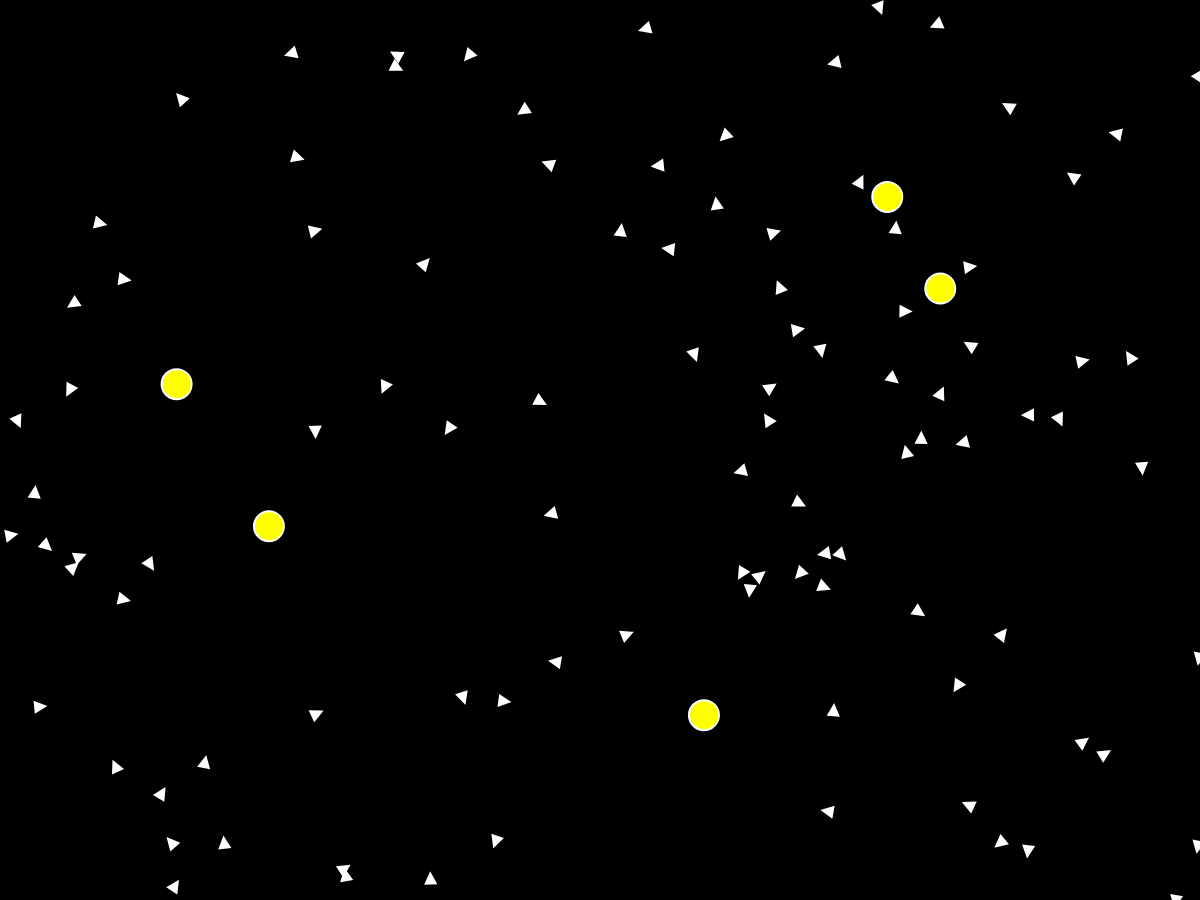
Frame 1 (no input)
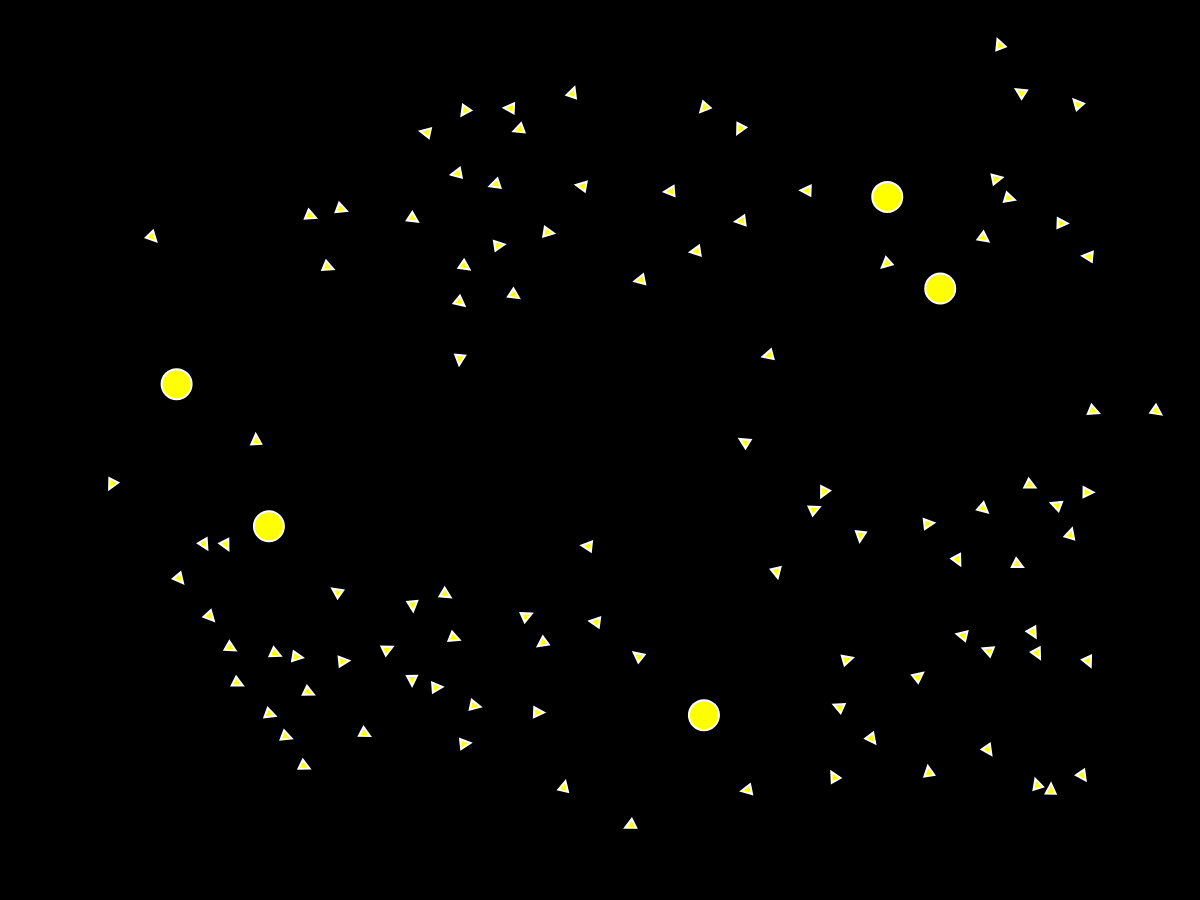
Frame 60 (no input)
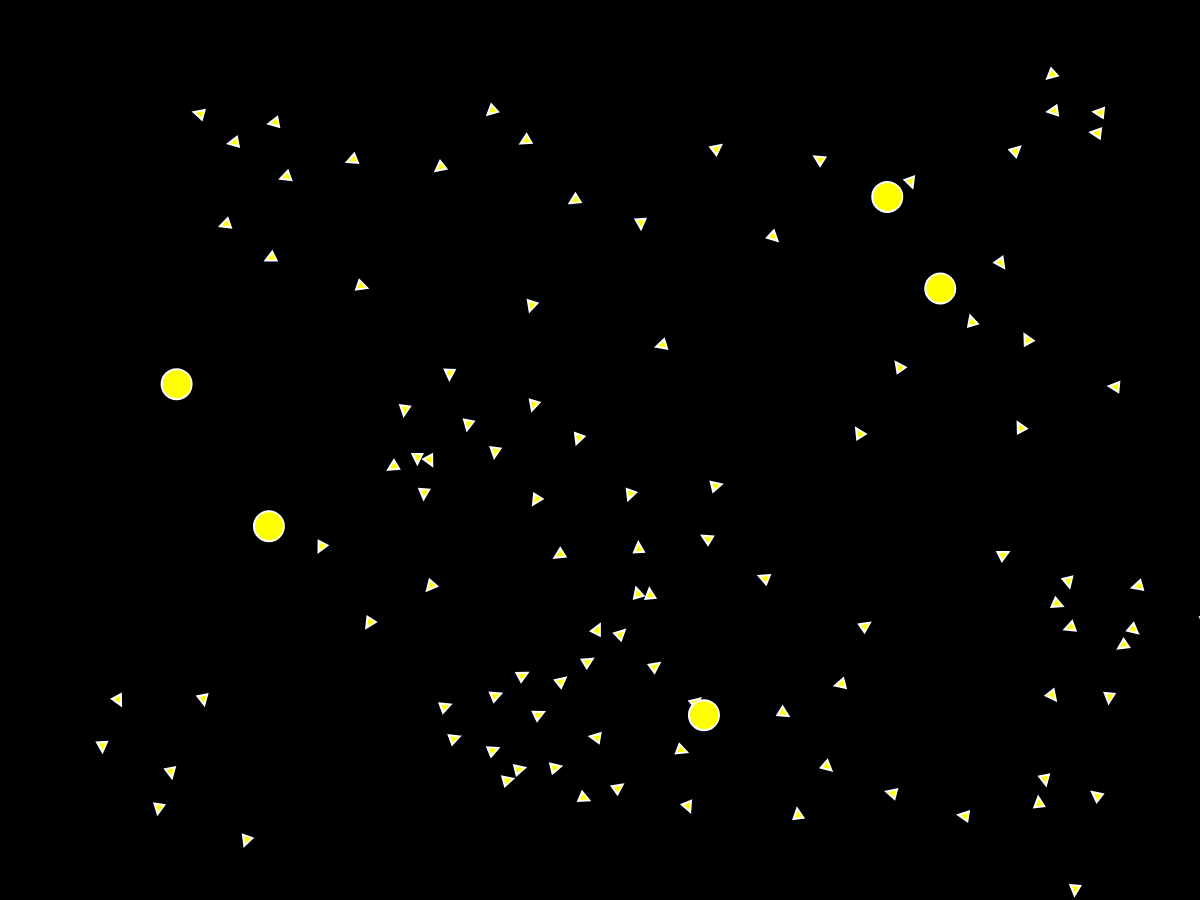
Frame 120 (the mouse pressed at the canvas centre since frame 60)

The p5.js sketch that drew these frames (run headless with seeded random() and noise() and a simulated clock; from frame 60 on, the mouse is pressed at the canvas centre):

// p5.js sketch
// ── sketch.js

const flock = [];
const obstacles = [];
let alignSlider, cohesionSlider, separationSlider;

function setup() {
  createCanvas(windowWidth, windowHeight - 100);
  alignSlider = createSlider(0, 1, 0.3, 0.05);
  cohesionSlider = createSlider(0, 1, 0.3, 0.05);
  separationSlider = createSlider(0, 1, 0.5, 0.05);
  for(let i = 0; i < 100; i++) {
    flock.push(new Boid(random(width), random(height)));
  }
  for(let i = 0; i < 5; i++){
    obstacles.push(new Obstacle(random(width), random(height)));
  }
}

function draw() {
  background(0);
  
  for (let boid of flock) {
    boid.flock(flock, alignSlider.value(), cohesionSlider.value(), separationSlider.value(), obstacles);
    boid.update();
    boid.show();
  }

  for(let obs of obstacles) {
    obs.show();
  }
}
// ── boid.js
class Boid {
	maxSpeed = 4;
  maxForce = 0.5;
	perception = 100;
	maxCohesion = 0.3;
	maxSteering = 0.3;
	maxSeparation = 0.3;

	constructor(x, y) {
		this.position = createVector(x, y);
		this.velocity = p5.Vector.random2D();
		this.acceleration = createVector();
	}

	show() {
		strokeWeight(2);
		stroke(255);
    const direction = createVector(this.velocity.x, this.velocity.y);
    direction.setMag(10);
    const ortogonal = createVector(this.velocity.y, this.velocity.x);
    ortogonal.setMag(5);
    triangle(
			this.position.x + direction.x,
			this.position.y + direction.y,
			this.position.x + ortogonal.x,
			this.position.y - ortogonal.y,
			this.position.x - ortogonal.x,
			this.position.y + ortogonal.y
		);
	}

	update() {
		this.position.add(this.velocity);
		this.velocity.add(this.acceleration);
		this.velocity.setMag(this.maxSpeed);
		this.acceleration.mult(0);
	}

	flock(flock, maxAlignment, maxCohesion, maxSeparation, obstacles) {
    this.maxSteering = maxAlignment;
    this.maxCohesion = maxCohesion;
    this.maxSeparation = maxSeparation;
		const neighbours = [];
		for (let neighbor of flock) {
			const distance = this.position.dist(neighbor.position);
			if (neighbor != this && distance < this.perception) {
				neighbours.push(neighbor);
			}
		}
		const alignment = this.alignment(neighbours);
		const cohesion = this.cohesion(neighbours);
		const separation = this.separation(neighbours);
    const edges = this.avoidEdges();
    const obstaclesAvoidance = this.avoidObstacles(obstacles);
		this.acceleration
			.add(alignment)
			.add(cohesion)
			.add(separation)
			.add(edges)
      .add(obstaclesAvoidance)
			.limit(this.maxForce);
	}

	alignment(neighbours) {
		const avgVelocity = createVector(0, 0);
		for (let neighbor of neighbours) {
			avgVelocity.add(neighbor.velocity);
		}
		if (neighbours.length > 0) {
			avgVelocity
				.div(neighbours.length)
				.sub(this.velocity)
				.limit(this.maxSteering);
		}
		return avgVelocity;
	}

	cohesion(neighbours) {
		const avgPosition = createVector(0, 0);
		for (let neighbor of neighbours) {
			avgPosition.add(neighbor.position);
		}
		if (neighbours.length > 0) {
			avgPosition.div(neighbours.length);
			avgPosition.sub(this.position).limit(this.maxCohesion);
		}
		return avgPosition;
	}

	separation(neighbours) {
		const avgSeparation = createVector(0, 0);
		for (let neighbor of neighbours) {
      const distance = this.position.dist(neighbor.position);
      const singleSeparation = p5.Vector.sub(this.position, neighbor.position);
      singleSeparation.div(Math.pow(distance, 2));
			avgSeparation.add(singleSeparation);
		}
		if (neighbours.length > 0) {
			avgSeparation
				.div(neighbours.length)
        .setMag(this.maxSpeed)
				.sub(this.velocity)
				.limit(this.maxSeparation);
		}
		return avgSeparation;
  }

  avoidEdges() {
    const avoidEdge = createVector(0, 0);
		if (this.position.x > width - this.perception) {
      if (this.position.x >= width) {
        this.position.x = width - 1;
      }
			avoidEdge.x -= 200 / (width - this.position.x);
		} else if (this.position.x < this.perception) {
      if (this.position.x <= 0) {
        this.position.x = 1;
      }
			avoidEdge.x += 200 / this.position.x;
		} else if (this.position.y < this.perception) {
      if (this.position.y <= 0) {
        this.position.y = 1;
      }
			avoidEdge.y += 200 / this.position.y;
		} else if (this.position.y > height - this.perception) {
      if (this.position.y >= height) {
        this.position.y = height - 1;
      }
      avoidEdge.y -= 200 / (height - this.position.y);
		}
    return avoidEdge;
	}

  avoidObstacles(obstacles) {
    const avoidObstacles = createVector(0, 0);
    let obstaclesNumber = 0;
    for (let obstacle of obstacles) {
			const distance = this.position.dist(obstacle.position);
			if (distance < this.perception) {
				const singleSeparation = p5.Vector.sub(this.position, obstacle.position);
        singleSeparation.div(Math.pow(distance, 2));
        avoidObstacles.add(singleSeparation);
        obstaclesNumber ++;
			}
		}
    if (obstaclesNumber > 0) {
			avoidObstacles
				.div(obstaclesNumber)
        .setMag(this.maxSpeed)
				.sub(this.velocity);
		}
		return avoidObstacles;
  }

}
// ── obstacle.js
class Obstacle {
  constructor(x, y) {
		this.position = createVector(x, y);
	}

  show() {
    strokeWeight(2);
    fill(255, 255, 0)
    circle(this.position.x, this.position.y, 30);
  }

}
